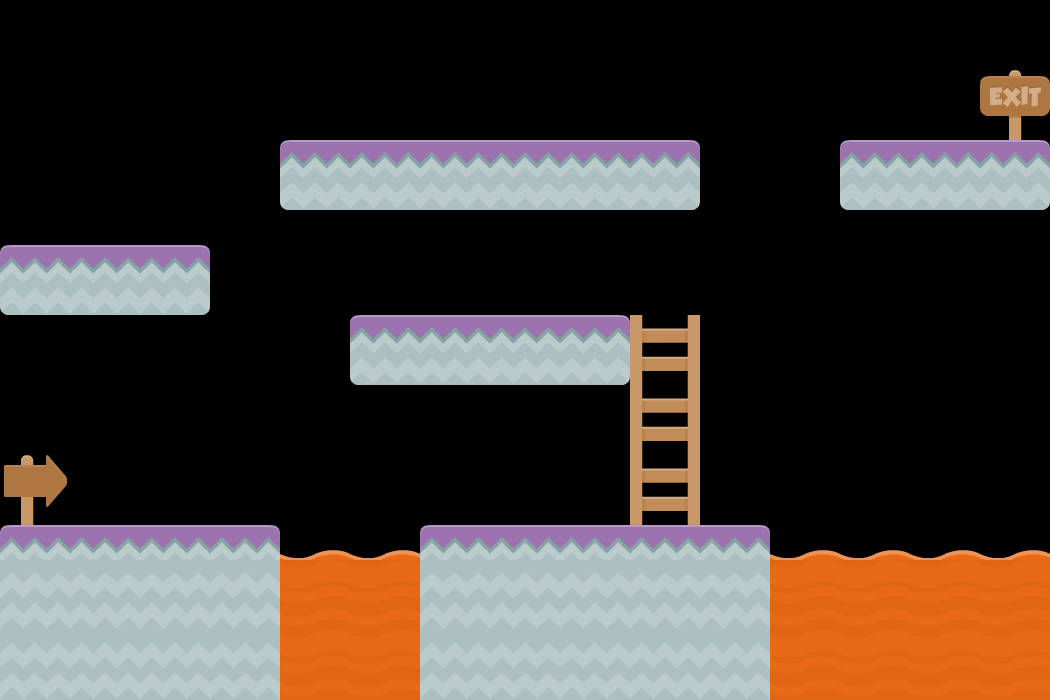

This is a level from a 2D game, rendered from its Tiled map with the project's own tilesets. A one-line summary and the complete map file follow:
An orthogonal 30x20 tile map with 35x35 px tiles, 3 tile layers (Platforms, Ladders, Signs).

<map version="1.0" orientation="orthogonal" renderorder="right-down" width="30" height="20" tilewidth="35" tileheight="35" nextobjectid="1">
 <tileset firstgid="1" name="tileset_forTiled" tilewidth="70" tileheight="70" spacing="2" margin="2" tilecount="196" columns="14">
  <image source="Kenney Platformer Base Pack for Tiled/tileset_forTiled.png" width="1024" height="1024" />
 </tileset>
 <layer name="Platforms" width="30" height="20">
  <data encoding="csv">
0,0,0,0,0,0,0,0,0,0,0,0,0,0,0,0,0,0,0,0,0,0,0,0,0,0,0,0,0,0,
0,0,0,0,0,0,0,0,0,0,0,0,0,0,0,0,0,0,0,0,0,0,0,0,0,0,0,0,0,0,
0,0,0,0,0,0,0,0,0,0,0,0,0,0,0,0,0,0,0,0,0,0,0,0,0,0,0,0,0,0,
0,0,0,0,0,0,0,0,0,0,0,0,0,0,0,0,0,0,0,0,0,0,0,0,0,0,0,0,0,0,
0,0,0,0,0,0,0,0,0,0,0,0,0,0,0,0,0,0,0,0,0,0,0,0,0,0,0,0,0,0,
0,0,0,0,0,0,0,0,1,0,2,0,2,0,2,0,2,0,3,0,0,0,0,0,1,0,2,0,3,0,
0,0,0,0,0,0,0,0,0,0,0,0,0,0,0,0,0,0,0,0,0,0,0,0,0,0,0,0,0,0,
0,0,0,0,0,0,0,0,0,0,0,0,0,0,0,0,0,0,0,0,0,0,0,0,0,0,0,0,0,0,
1,0,2,0,3,0,0,0,0,0,0,0,0,0,0,0,0,0,0,0,0,0,0,0,0,0,0,0,0,0,
0,0,0,0,0,0,0,0,0,0,0,0,0,0,0,0,0,0,0,0,0,0,0,0,0,0,0,0,0,0,
0,0,0,0,0,0,0,0,0,0,1,0,2,0,2,0,3,0,0,0,0,0,0,0,0,0,0,0,0,0,
0,0,0,0,0,0,0,0,0,0,0,0,0,0,0,0,0,0,0,0,0,0,0,0,0,0,0,0,0,0,
0,0,0,0,0,0,0,0,0,0,0,0,0,0,0,0,0,0,0,0,0,0,0,0,0,0,0,0,0,0,
0,0,0,0,0,0,0,0,0,0,0,0,0,0,0,0,0,0,0,0,0,0,0,0,0,0,0,0,0,0,
0,0,0,0,0,0,0,0,0,0,0,0,0,0,0,0,0,0,0,0,0,0,0,0,0,0,0,0,0,0,
0,0,0,0,0,0,0,0,0,0,0,0,0,0,0,0,0,0,0,0,0,0,0,0,0,0,0,0,0,0,
1,0,2,0,2,0,3,0,0,0,0,0,1,0,2,0,2,0,2,0,3,0,0,0,0,0,0,0,0,0,
16,0,16,0,16,0,16,0,0,0,0,0,16,0,16,0,16,0,16,0,16,0,0,0,0,0,0,0,0,0,
0,0,0,0,0,0,0,0,0,0,0,0,0,0,0,0,0,0,0,0,0,0,0,0,0,0,0,0,0,0,
16,0,16,0,16,0,16,0,0,0,0,0,16,0,16,0,16,0,16,0,16,0,0,0,0,0,0,0,0,0
</data>
 </layer>
 <layer name="Ladders" width="30" height="20">
  <data encoding="csv">
0,0,0,0,0,0,0,0,0,0,0,0,0,0,0,0,0,0,0,0,0,0,0,0,0,0,0,0,0,0,
0,0,0,0,0,0,0,0,0,0,0,0,0,0,0,0,0,0,0,0,0,0,0,0,0,0,0,0,0,0,
0,0,0,0,0,0,0,0,0,0,0,0,0,0,0,0,0,0,0,0,0,0,0,0,0,0,0,0,0,0,
0,0,0,0,0,0,0,0,0,0,0,0,0,0,0,0,0,0,0,0,0,0,0,0,0,0,0,0,0,0,
0,0,0,0,0,0,0,0,0,0,0,0,0,0,0,0,0,0,0,0,0,0,0,0,0,0,0,0,0,0,
0,0,0,0,0,0,0,0,0,0,0,0,0,0,0,0,0,0,0,0,0,0,0,0,0,0,0,0,0,0,
0,0,0,0,0,0,0,0,0,0,0,0,0,0,0,0,0,0,0,0,0,0,0,0,0,0,0,0,0,0,
0,0,0,0,0,0,0,0,0,0,0,0,0,0,0,0,0,0,0,0,0,0,0,0,0,0,0,0,0,0,
0,0,0,0,0,0,0,0,0,0,0,0,0,0,0,0,0,0,0,0,0,0,0,0,0,0,0,0,0,0,
0,0,0,0,0,0,0,0,0,0,0,0,0,0,0,0,0,0,0,0,0,0,0,0,0,0,0,0,0,0,
0,0,0,0,0,0,0,0,0,0,0,0,0,0,0,0,0,0,178,0,0,0,0,0,0,0,0,0,0,0,
0,0,0,0,0,0,0,0,0,0,0,0,0,0,0,0,0,0,0,0,0,0,0,0,0,0,0,0,0,0,
0,0,0,0,0,0,0,0,0,0,0,0,0,0,0,0,0,0,178,0,0,0,0,0,0,0,0,0,0,0,
0,0,0,0,0,0,0,0,0,0,0,0,0,0,0,0,0,0,0,0,0,0,0,0,0,0,0,0,0,0,
0,0,0,0,0,0,0,0,0,0,0,0,0,0,0,0,0,0,178,0,0,0,0,0,0,0,0,0,0,0,
0,0,0,0,0,0,0,0,0,0,0,0,0,0,0,0,0,0,0,0,0,0,0,0,0,0,0,0,0,0,
0,0,0,0,0,0,0,0,0,0,0,0,0,0,0,0,0,0,0,0,0,0,0,0,0,0,0,0,0,0,
0,0,0,0,0,0,0,0,0,0,0,0,0,0,0,0,0,0,0,0,0,0,0,0,0,0,0,0,0,0,
0,0,0,0,0,0,0,0,0,0,0,0,0,0,0,0,0,0,0,0,0,0,0,0,0,0,0,0,0,0,
0,0,0,0,0,0,0,0,0,0,0,0,0,0,0,0,0,0,0,0,0,0,0,0,0,0,0,0,0,0
</data>
 </layer>
 <layer name="Signs" width="30" height="20">
  <data encoding="csv">
0,0,0,0,0,0,0,0,0,0,0,0,0,0,0,0,0,0,0,0,0,0,0,0,0,0,0,0,0,0,
0,0,0,0,0,0,0,0,0,0,0,0,0,0,0,0,0,0,0,0,0,0,0,0,0,0,0,0,0,0,
0,0,0,0,0,0,0,0,0,0,0,0,0,0,0,0,0,0,0,0,0,0,0,0,0,0,0,0,0,0,
0,0,0,0,0,0,0,0,0,0,0,0,0,0,0,0,0,0,0,0,0,0,0,0,0,0,0,0,163,0,
0,0,0,0,0,0,0,0,0,0,0,0,0,0,0,0,0,0,0,0,0,0,0,0,0,0,0,0,0,0,
0,0,0,0,0,0,0,0,0,0,0,0,0,0,0,0,0,0,0,0,0,0,0,0,0,0,0,0,0,0,
0,0,0,0,0,0,0,0,0,0,0,0,0,0,0,0,0,0,0,0,0,0,0,0,0,0,0,0,0,0,
0,0,0,0,0,0,0,0,0,0,0,0,0,0,0,0,0,0,0,0,0,0,0,0,0,0,0,0,0,0,
0,0,0,0,0,0,0,0,0,0,0,0,0,0,0,0,0,0,0,0,0,0,0,0,0,0,0,0,0,0,
0,0,0,0,0,0,0,0,0,0,0,0,0,0,0,0,0,0,0,0,0,0,0,0,0,0,0,0,0,0,
0,0,0,0,0,0,0,0,0,0,0,0,0,0,0,0,0,0,0,0,0,0,0,0,0,0,0,0,0,0,
0,0,0,0,0,0,0,0,0,0,0,0,0,0,0,0,0,0,0,0,0,0,0,0,0,0,0,0,0,0,
0,0,0,0,0,0,0,0,0,0,0,0,0,0,0,0,0,0,0,0,0,0,0,0,0,0,0,0,0,0,
0,0,0,0,0,0,0,0,0,0,0,0,0,0,0,0,0,0,0,0,0,0,0,0,0,0,0,0,0,0,
165,0,0,0,0,0,0,0,0,0,0,0,0,0,0,0,0,0,0,0,0,0,0,0,0,0,0,0,0,0,
0,0,0,0,0,0,0,0,0,0,0,0,0,0,0,0,0,0,0,0,0,0,0,0,0,0,0,0,0,0,
0,0,0,0,0,0,0,0,182,0,182,0,0,0,0,0,0,0,0,0,0,0,182,0,182,0,182,0,182,0,
0,0,0,0,0,0,0,0,166,0,166,0,0,0,0,0,0,0,0,0,0,0,166,0,166,0,166,0,166,0,
0,0,0,0,0,0,0,0,0,0,0,0,0,0,0,0,0,0,0,0,0,0,0,0,0,0,0,0,0,0,
0,0,0,0,0,0,0,0,166,0,166,0,0,0,0,0,0,0,0,0,0,0,166,0,166,0,166,0,166,0
</data>
 </layer>
</map>
